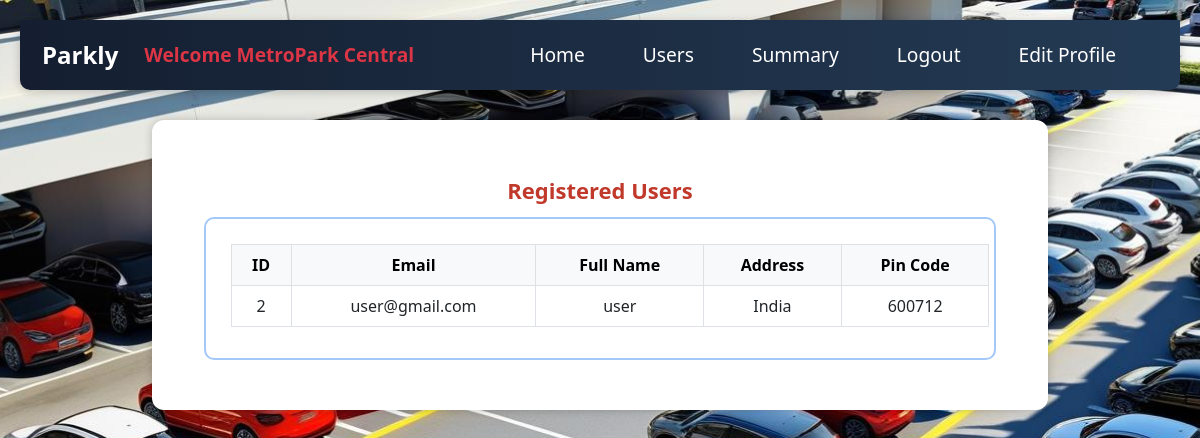
The page /admin/MetroPark Central/users (signed in) on the database its author committed.
### backend/models.py (models this page shows)
class User(db.Model,UserMixin):
    __tablename__="user"
    id=db.Column(db.Integer,primary_key=True)
    email=db.Column(db.String,unique=True,nullable=False)
    password=db.Column(db.String,nullable=False)
    role=db.Column(db.Integer,default=1)
    full_name=db.Column(db.String,nullable=False)
    address=db.Column(db.String,nullable=False)
    pin_code=db.Column(db.Integer,nullable=False)
    reservations=db.relationship("Reservation",cascade="all,delete",backref="user",lazy=True) #user can access their all reservation

### backend/controllers.py (the view)
@app.route("/admin/<name>/users")
@login_required
def admin_users(name):
    users = User.query.all()
    return render_template("users.html", name=name, users=users)

### backend/controllers.py (called while the page is built)
@login_manager.user_loader
def load_user(user_id):
    return User.query.get(int(user_id))

### templates/users.html
{% extends "admin_layout.html" %}
{% block content %}
<div class="main-content">
<div class="container mt-4">
    <div class="dashboard-title">Registered Users</div>
    <div class="box">
        <table class="table table-bordered text-center">
            <thead class="table-light">
                <tr>
                    <th>ID</th>
                    <th>Email</th>
                    <th>Full Name</th>
                    <th>Address</th>
                    <th>Pin Code</th>
                </tr>
            </thead>
            <tbody>
                {% for user in users %}
                    {% if user.email != "admin@iitm.ac.in" %}
                    <tr>
                        <td>{{ user.id }}</td>
                        <td>{{ user.email }}</td>
                        <td>{{ user.full_name }}</td>
                        <td>{{ user.address }}</td>
                        <td>{{ user.pin_code }}</td>
                    </tr>
                    {% endif %}
                {% endfor %}
            </tbody>
        </table>
    </div>
</div>
</div>
{% endblock %}

### static/styles/main.css (style rules this page uses)
* { margin: 10px; padding: 0; box-sizing: border-box; }
body { font-family: Arial, sans-serif; }

### static/styles/admin.css (style rules this page uses)
.admin-dashboard { background: url('/static/images/parking-bg3.jpg') no-repeat center center fixed; background-size: cover; min-height: 100vh; }
.admin-dashboard .main-content { background-color: white; padding: 30px; border-radius: 12px; margin: 30px auto; width: 95%; box-shadow: 0 0 10px rgba(0, 0, 0, 0.2); }
.admin-dashboard .dashboard-title { font-size: 22px; color: #c0392b; font-weight: bold; text-align: center; margin-top: 10px; }
.admin-dashboard .box { border: 2px solid #a3c9f9; border-radius: 10px; padding: 15px; margin-bottom: 20px; }

### rows shown on the page
User: id "2", email "user@gmail.com", full_name "user", address "India", pin_code "600712"

### other values the page prints
{{ name }} "MetroPark Central"
